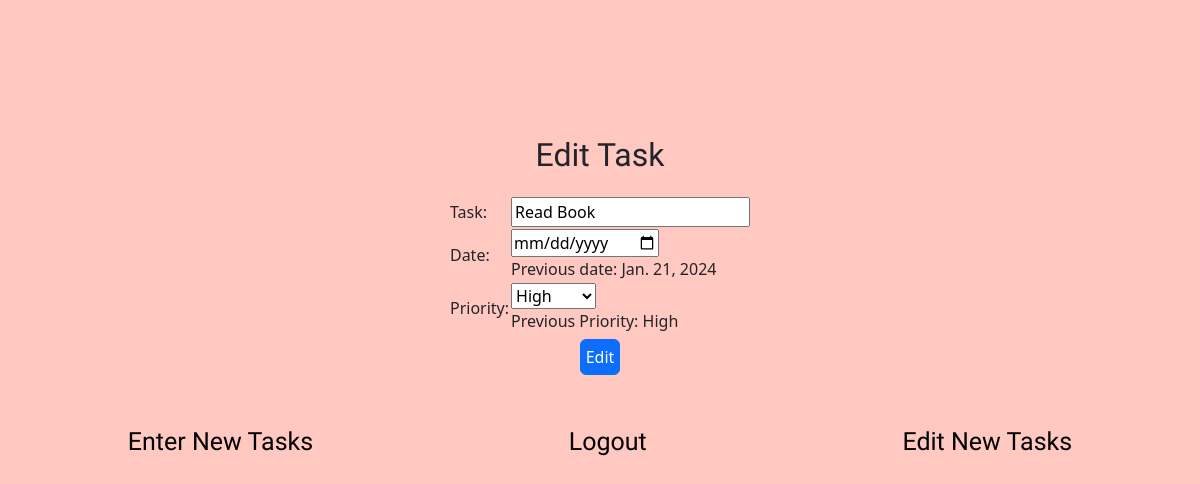
/edit/71, run on the app's committed database.
### list/models.py (models this page shows, shortened)
class Task(models.Model):
    task = models.CharField(max_length = 20)
    date = models.DateField()
    priority = models.CharField(max_length = 20)

### list/views.py (the view, shortened to what this page needs)
# urls.py: path('edit/<rid>', views.edit, name = "edit"),
def edit(request,rid):
    if request.method == "GET":
        t = Task.objects.filter(id = rid)
        context = {}
        context["tasks"] = t
        return render(request, "list3.html", context)

### templates/list3.html (shortened to what this page needs)
<!DOCTYPE html>
{% load static %}
<html lang="en">
<head>
    <link rel="stylesheet" href='{% static "css/style2.css" %}'>
    <link href="https://cdn.jsdelivr.net/npm/bootstrap@5.3.2/dist/css/bootstrap.min.css" rel="stylesheet">
</head>
<body style="background-color: rgb(255, 200, 193);" class=" col-xl-12 col-md-12 col-sm-6">
    {% for i in tasks %}
    <form method="post" action="">
        <table align="center">
            <h2 align = "center">Edit Task</h2>
            <div class="form">
            <tr>
                <td>Task:</td>
                <td><input type="text"  value="{{i.task}}" name="task" placeholder="Enter your task"></td>
            </tr>
            <tr>
                <td>Date:</td>
                <td><input type="date" name="date" value="{{i.date}}" placeholder = "{{i.date}}" ><br><span> Previous date: {{i.date}}</span></td>
            </tr>
            <tr>
                <td>Priority:</td>
                <td>
                    <select name="priority" id="priority" required>
                      <option value="High">High</option>
                    </select><br>
                    <span>Previous Priority: {{i.priority}}</span><br>
                  </td>
            </tr>
            </div>
        </table>
        <div class="submit">
            <input type="submit" value="Edit"  class="btn btn-primary" style="padding: 5px;" width="20px">
            </div>
    </form>
    {% endfor %}
    <br><br>
    <div class="main">
    <div class="tasks">
        <a href="{% url 'index1' %}" style="text-decoration: none; color: black; font-family: 'Tektur', sans-serif; font-size: 25px;">Enter New Tasks</a>
    </div>
    <div class="logout">
        <a href="{% url 'login' %}" style="text-decoration: none; color: black; font-family: 'Tektur', sans-serif; font-size: 25px;">Logout</a>
    </div>
    <div class="new tasks">
        <a href="{% url 'index2' %}" style="text-decoration: none; color: black; font-family: 'Tektur', sans-serif; font-size: 25px;">Edit New Tasks</a>
    </div>
</body>
</html>

### static/css/style2.css (style rules this page uses)
body { background-image: url("../images/blue-calendar-3d-icon-date-schedule-isolated-pink-background-with-empty-time-reminder-plan-appointment-agenda-concept-white-paper-organizer-planner-calender-blank-timetable-meeting-page_79161-2648\ \(1\).avif"); background-position: cover; background-position-x: center; text-align: center; background-repeat: no-repeat; }
form { margin-top: 136px; height: fit-content; }
.form { padding: 0px; margin-top: 22px; }
.submit { margin-top: 5px; text-align: center; }
.tasks { margin-bottom: 50px; color: black; text-align: center; }
h2 { font-size: 100px; font-family: 'Oleo Script Swash Caps', system-ui; }
.tasks { display: inline-flex; justify-content: center; }
.main { display: flex; justify-content: center; justify-content: space-around; }

### data on the page
Task: task "Read Book", date "Jan. 21, 2024", priority "High"
